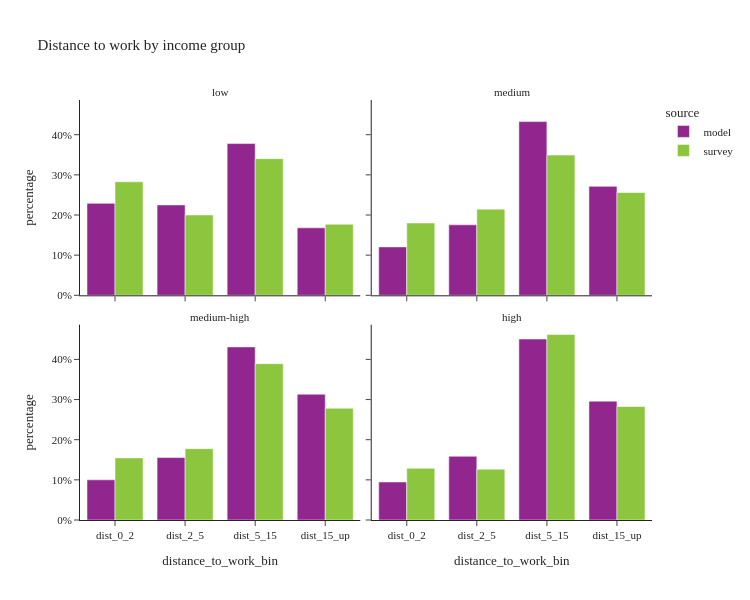

Notebook cell for this chart:
### Code cell
util.plot_share_facetbar(per_data, 'person_weight', share_col="distance_to_work_bin", title="Distance to work by income group", 
                            facet_col="income_group", facet_col_wrap=2, height=600, orientation='v')

### Figure 1 — Plotly figure (JSON) as saved in the notebook; plotly's stock layout.template omitted (floating-point values rounded to 4 significant figures)
{"data": [{"alignmentgroup": "True", "customdata": [[53028], [52120], [87518], [38922]], "hovertemplate": "source=model<br>income_group=low<br>distance_to_work_bin=%{x}<br>percentage=%{y}<br>sample_size=%{customdata[0]}<extra></extra>", "legendgroup": "model", "marker": {"color": "#91268F", "pattern": {"shape": ""}}, "name": "model", "offsetgroup": "model", "orientation": "v", "showlegend": true, "textposition": "auto", "type": "bar", "x": ["dist_0_2", "dist_2_5", "dist_5_15", "dist_15_up"], "xaxis": "x3", "y": [0.229, 0.2251, 0.3779, 0.1681], "yaxis": "y3"}, {"alignmentgroup": "True", "customdata": [[52699], [76750], [189162], [118641]], "hovertemplate": "source=model<br>income_group=medium<br>distance_to_work_bin=%{x}<br>percentage=%{y}<br>sample_size=%{customdata[0]}<extra></extra>", "legendgroup": "model", "marker": {"color": "#91268F", "pattern": {"shape": ""}}, "name": "model", "offsetgroup": "model", "orientation": "v", "showlegend": false, "textposition": "auto", "type": "bar", "x": ["dist_0_2", "dist_2_5", "dist_5_15", "dist_15_up"], "xaxis": "x4", "y": [0.1205, 0.1755, 0.4326, 0.2713], "yaxis": "y4"}, {"alignmentgroup": "True", "customdata": [[59311], [92202], [255466], [185644]], "hovertemplate": "source=model<br>income_group=medium-high<br>distance_to_work_bin=%{x}<br>percentage=%{y}<br>sample_size=%{customdata[0]}<extra></extra>", "legendgroup": "model", "marker": {"color": "#91268F", "pattern": {"shape": ""}}, "name": "model", "offsetgroup": "model", "orientation": "v", "showlegend": false, "textposition": "auto", "type": "bar", "x": ["dist_0_2", "dist_2_5", "dist_5_15", "dist_15_up"], "xaxis": "x", "y": [0.1001, 0.1556, 0.4311, 0.3133], "yaxis": "y"}, {"alignmentgroup": "True", "customdata": [[67818], [113727], [322978], [212119]], "hovertemplate": "source=model<br>income_group=high<br>distance_to_work_bin=%{x}<br>percentage=%{y}<br>sample_size=%{customdata[0]}<extra></extra>", "legendgroup": "model", "marker": {"color": "#91268F", "pattern": {"shape": ""}}, "name": "model", "offsetgroup": "model", "orientation": "v", "showlegend": false, "textposition": "auto", "type": "bar", "x": ["dist_0_2", "dist_2_5", "dist_5_15", "dist_15_up"], "xaxis": "x2", "y": [0.09463, 0.1587, 0.4507, 0.296], "yaxis": "y2"}, {"alignmentgroup": "True", "customdata": [[133], [96], [102], [37]], "hovertemplate": "source=survey<br>income_group=low<br>distance_to_work_bin=%{x}<br>percentage=%{y}<br>sample_size=%{customdata[0]}<extra></extra>", "legendgroup": "survey", "marker": {"color": "#8CC63E", "pattern": {"shape": ""}}, "name": "survey", "offsetgroup": "survey", "orientation": "v", "showlegend": true, "textposition": "auto", "type": "bar", "x": ["dist_0_2", "dist_2_5", "dist_5_15", "dist_15_up"], "xaxis": "x3", "y": [0.2827, 0.2001, 0.3404, 0.1768], "yaxis": "y3"}, {"alignmentgroup": "True", "customdata": [[156], [145], [220], [126]], "hovertemplate": "source=survey<br>income_group=medium<br>distance_to_work_bin=%{x}<br>percentage=%{y}<br>sample_size=%{customdata[0]}<extra></extra>", "legendgroup": "survey", "marker": {"color": "#8CC63E", "pattern": {"shape": ""}}, "name": "survey", "offsetgroup": "survey", "orientation": "v", "showlegend": false, "textposition": "auto", "type": "bar", "x": ["dist_0_2", "dist_2_5", "dist_5_15", "dist_15_up"], "xaxis": "x4", "y": [0.1801, 0.2146, 0.3492, 0.2561], "yaxis": "y4"}, {"alignmentgroup": "True", "customdata": [[172], [185], [338], [226]], "hovertemplate": "source=survey<br>income_group=medium-high<br>distance_to_work_bin=%{x}<br>percentage=%{y}<br>sample_size=%{customdata[0]}<extra></extra>", "legendgroup": "survey", "marker": {"color": "#8CC63E", "pattern": {"shape": ""}}, "name": "survey", "offsetgroup": "survey", "orientation": "v", "showlegend": false, "textposition": "auto", "type": "bar", "x": ["dist_0_2", "dist_2_5", "dist_5_15", "dist_15_up"], "xaxis": "x", "y": [0.1547, 0.1777, 0.3894, 0.2782], "yaxis": "y"}, {"alignmentgroup": "True", "customdata": [[119], [137], [257], [112]], "hovertemplate": "source=survey<br>income_group=high<br>distance_to_work_bin=%{x}<br>percentage=%{y}<br>sample_size=%{customdata[0]}<extra></extra>", "legendgroup": "survey", "marker": {"color": "#8CC63E", "pattern": {"shape": ""}}, "name": "survey", "offsetgroup": "survey", "orientation": "v", "showlegend": false, "textposition": "auto", "type": "bar", "x": ["dist_0_2", "dist_2_5", "dist_5_15", "dist_15_up"], "xaxis": "x2", "y": [0.1287, 0.1266, 0.4621, 0.2826], "yaxis": "y2"}], "layout": {"annotations": [{"font": {}, "showarrow": false, "text": "medium-high", "x": 0.245, "xanchor": "center", "xref": "paper", "y": 0.465, "yanchor": "bottom", "yref": "paper"}, {"font": {}, "showarrow": false, "text": "high", "x": 0.755, "xanchor": "center", "xref": "paper", "y": 0.465, "yanchor": "bottom", "yref": "paper"}, {"font": {}, "showarrow": false, "text": "low", "x": 0.245, "xanchor": "center", "xref": "paper", "y": 1.0, "yanchor": "bottom", "yref": "paper"}, {"font": {}, "showarrow": false, "text": "medium", "x": 0.755, "xanchor": "center", "xref": "paper", "y": 1.0, "yanchor": "bottom", "yref": "paper"}], "barmode": "group", "height": 600, "legend": {"title": {"text": "source"}, "tracegroupgap": 0}, "title": {"text": "Distance to work by income group"}, "width": 750, "xaxis": {"anchor": "y", "domain": [0.0, 0.49], "title": {"text": "distance_to_work_bin"}}, "xaxis2": {"anchor": "y2", "domain": [0.51, 1.0], "matches": "x", "title": {"text": "distance_to_work_bin"}}, "xaxis3": {"anchor": "y3", "domain": [0.0, 0.49], "matches": "x", "showticklabels": false}, "xaxis4": {"anchor": "y4", "domain": [0.51, 1.0], "matches": "x", "showticklabels": false}, "yaxis": {"anchor": "x", "domain": [0.0, 0.465], "tickformat": ".0%", "title": {"text": "percentage"}}, "yaxis2": {"anchor": "x2", "domain": [0.0, 0.465], "matches": "y", "showticklabels": false, "tickformat": ".0%"}, "yaxis3": {"anchor": "x3", "domain": [0.535, 1.0], "matches": "y", "tickformat": ".0%", "title": {"text": "percentage"}}, "yaxis4": {"anchor": "x4", "domain": [0.535, 1.0], "matches": "y", "showticklabels": false, "tickformat": ".0%"}}}
